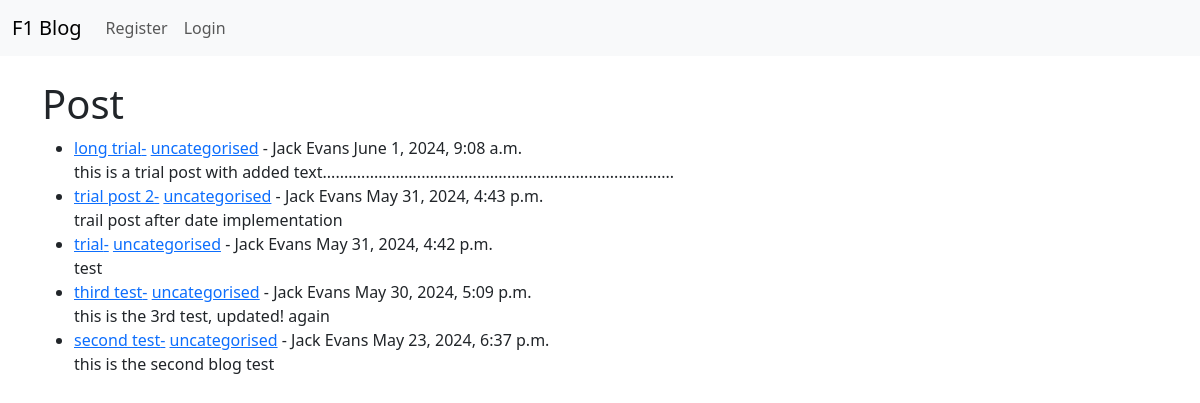
/, run on an earlier commit of the app's database.
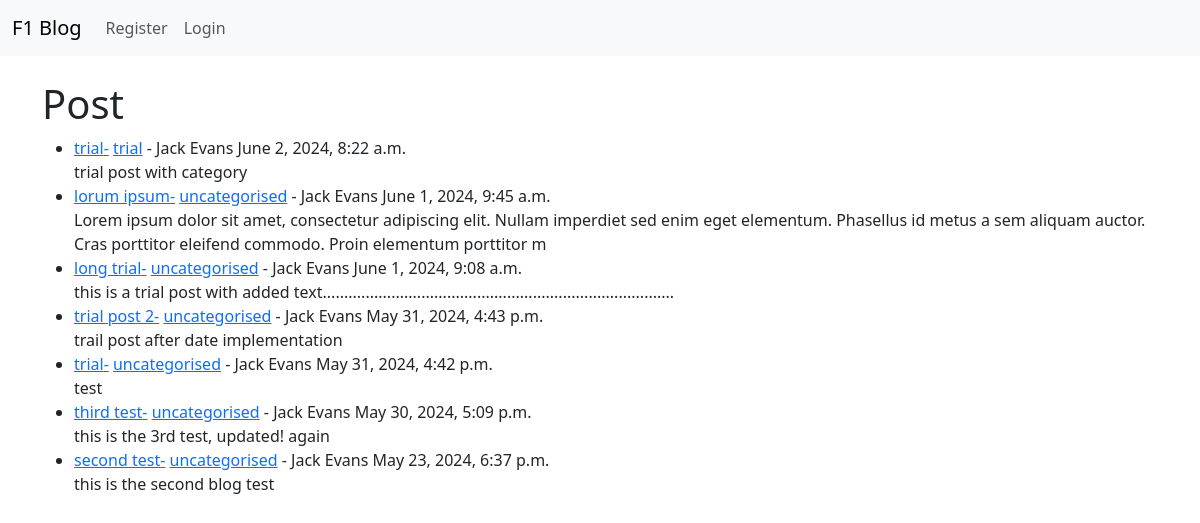
And on a later commit of the database.
### blog/models.py (models this page shows, shortened)
class Post(models.Model):
    title = models.CharField(max_length=255)
    title_tag = models.CharField(max_length=255, default="F1 blog")
    author = models.ForeignKey(User, on_delete=models.CASCADE)
    body = models.TextField()
    timestamp = models.DateTimeField(auto_now_add=True)
    post_date = models.DateField(auto_now_add=True)
    category = models.CharField(max_length=255, default="uncategorised")

### blog/views.py (the view)
# urls.py: path("", Home.as_view(), name="home"),
class Home(ListView):
    model = Post
    template_name = "home.html"
    ordering = ["-timestamp"]

### blog/templates/home.html (shortened to what this page needs)
{% extends 'base.html' %} {% block content %}
<h1>Post</h1>
<ul>
  {% for post in object_list %}
  <li>
    <a href="{% url 'article-details' post.pk %}">{{ post.title }}-</a>
    <a href="{% url 'category' post.category %}">{{ post.category }}</a>
    - {{post.author.first_name}} {{post.author.last_name}} {{ post.timestamp }}
    <br />
    {{ post.body|slice:":200" }}
  </li>
  {% endfor%}
</ul>
{% endblock %}

### blog/templates/base.html (shortened to what this page needs)
<!DOCTYPE html>
<html lang="en">
  <head>
    <link
      href="https://cdn.jsdelivr.net/npm/bootstrap@5.3.3/dist/css/bootstrap.min.css"
      rel="stylesheet"
    />
  </head>
  <body>
    <nav class="navbar navbar-expand-lg bg-body-tertiary">
        <div class="container-fluid">
          <a class="navbar-brand" href="{% url 'home' %}">F1 Blog</a>
          <div class="collapse navbar-collapse" id="navbarSupportedContent">
            <ul class="navbar-nav me-auto mb-2 mb-lg-0">
              {% if user.is_authenticated %}
              <li class="nav-item">
                <a class="nav-link" href="{% url 'add_post' %}">Add Post</a>
              </li>
              <li class="nav-item">
                <a class="nav-link" href="{% url 'add_category' %}">Add Category</a>
              </li>
              <li class="nav-item">
                <a class="nav-link" href="{% url 'logout' %}">Logout</a>
              </li>
              {% else %}
              <li class="nav-item">
                <a class="nav-link" href="{% url 'register' %}">Register</a>
              </li>
              <li class="nav-item">
                <a class="nav-link" href="{% url 'login' %}">Login</a>
              </li>
              {% endif %}
            </ul>
          </div>
        </div>
      </nav>
    <br/>
    <div class="container">
    {% block content %} {% endblock %}
  </body>
</html>

What changed in the data, as far as the page shows it:
added Post: title "trial", category "trial", author.first_name "Jack", author.last_name "Evans", timestamp "June 2, 2024, 8:22 a.m.", body "trial post with category"
added Post: title "lorum ipsum", category "uncategorised", author.first_name "Jack", author.last_name "Evans", timestamp "June 1, 2024, 9:45 a.m.", body "Lorem ipsum dolor sit amet, consectetur adipiscing elit. Nullam imperdiet sed enim eget elementum. Phasellus id metus a sem aliquam auctor. Cras porttitor eleifend commodo. Proin elementum porttitor m"
